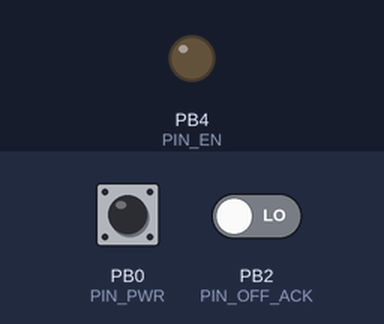
Recording of a program running on a simulated ATtiny13, built with avr-gcc and emulated at 1.2 MHz. Shown: output pins drawn as LEDs (lit = HIGH). The inputs (shaded band) are chosen by the test bench; at power-on: PB0 (PIN_PWR) HIGH, PB2 (PIN_OFF_ACK) LOW. Sleep ends after the set time or at an interrupt.

Above: at 1.2 s.
1.3 s: PB0 (PIN_PWR) pulled LOW for 1 s
At 3.1 s:
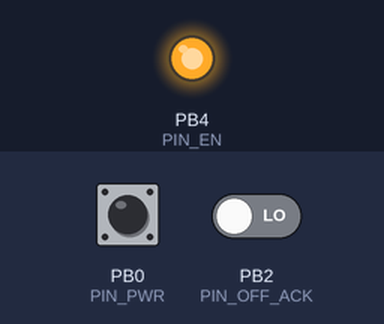
Timing chart, 0 to 4.6 s (numbered marks = the images above; inputs shaded):
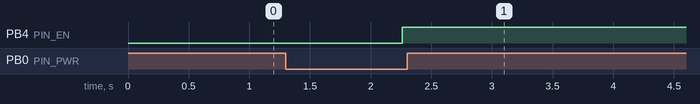

The program:

main.c
```c
// (licence header left out)
#include <avr/interrupt.h>
#include <stdint.h>
#include "hw.h"
#include "timebase.h"
#include "inputs.h"
#include "power_fsm.h"

int main(void)
{
    uint16_t now;

    hw_init();
    timebase_init();
    sei();

    now = millis16();
    inputs_init(now);
    power_fsm_init(now);

    for (;;) {
        now = millis16();

        inputs_update(now);
        power_fsm_update(now);

        if (power_fsm_may_sleep()) {
            hw_sleep_until_pwr_change();
        }
    }
}
```

hw.c
```c
// (licence header left out)
#include <avr/io.h>
#include <avr/interrupt.h>
#include <avr/sleep.h>
#include <stdint.h>
#include "config.h"
#include "hw.h"

void hw_init(void)
{
    /* Disable unused analog hardware to save current. */
    ADCSRA &= ~(1 << ADEN);
    ACSR |= (1 << ACD);

    /* Make sure internal pull-ups are globally enabled. */
#if defined(PUD)
    MCUCR &= ~(1 << PUD);
#endif

    /* PWR input, internal pull-up enabled. Button shorts to GND. */
    DDRB &= ~(1 << PIN_PWR);
    PORTB |= (1 << PIN_PWR);

    /* OFF_ACK input. No pull-up by default, because ACK must not look active
     * while the main MCU power domain is off. Add external bias if needed. */
    DDRB &= ~(1 << PIN_OFF_ACK);
    PORTB &= ~(1 << PIN_OFF_ACK);

    /* EN output, initially off. */
    hw_en_off();

    /* OFF_REQ inactive: Hi-Z. */
    hw_off_req_inactive();

    /* Pin-change interrupt on PWR to wake from power-down sleep. */
    GIMSK |= (1 << PCIE);
    PCMSK |= (1 << PCINT0);
}

uint8_t hw_pwr_raw_released(void)
{
    return (PINB & (1 << PIN_PWR)) ? 1u : 0u;
}

uint8_t hw_pwr_raw_pressed(void)
{
    return hw_pwr_raw_released() ? 0u : 1u;
}

uint8_t hw_off_ack_raw_active(void)
{
    uint8_t high = (PINB & (1 << PIN_OFF_ACK)) ? 1u : 0u;

#if OFF_ACK_ACTIVE_LEVEL
    return high;
#else
    return high ? 0u : 1u;
#endif
}

void hw_en_on(void)
{
    DDRB |= (1 << PIN_EN);
    PORTB |= (1 << PIN_EN);
}

void hw_en_off(void)
{
    DDRB |= (1 << PIN_EN);
    PORTB &= ~(1 << PIN_EN);
}

void hw_off_req_active(void)
{
    /* OFF_REQ active low: drive PB3 low. */
    PORTB &= ~(1 << PIN_OFF_REQ);
    DDRB |= (1 << PIN_OFF_REQ);
}

void hw_off_req_inactive(void)
{
    /* Release OFF_REQ to Hi-Z. The STM32-side pull-up to 3V3 makes it inactive. */
    PORTB &= ~(1 << PIN_OFF_REQ);
    DDRB &= ~(1 << PIN_OFF_REQ);
}

void hw_sleep_until_pwr_change(void)
{
    /*
     * The test and sleep-enable sequence is atomic to avoid missing a
     * pin-change interrupt between checking PB0 and executing SLEEP.
     */
    cli();

    if (hw_pwr_raw_pressed()) {
        sei();
        return;
    }

    set_sleep_mode(SLEEP_MODE_PWR_DOWN);
    sleep_enable();

#if defined(BODS) && defined(BODSE)
    sleep_bod_disable();
#endif

    sei();
    sleep_cpu();

    sleep_disable();
}

EMPTY_INTERRUPT(PCINT0_vect)
```

hw.h
```c
// (licence header left out)
#ifndef HW_H
#define HW_H

#include <stdint.h>

void hw_init(void);

uint8_t hw_pwr_raw_released(void);
uint8_t hw_pwr_raw_pressed(void);

uint8_t hw_off_ack_raw_active(void);

void hw_en_on(void);
void hw_en_off(void);

void hw_off_req_active(void);
void hw_off_req_inactive(void);

void hw_sleep_until_pwr_change(void);

#endif
```

inputs.c
```c
// (licence header left out)
#include <stdint.h>
#include "config.h"
#include "timebase.h"
#include "hw.h"
#include "inputs.h"

typedef struct {
    uint8_t raw_released;
    uint8_t stable_released;
    uint16_t last_change_ms;
} debounced_button_t;

static debounced_button_t pwr;
static fsm_inputs_t input_flags;

static void rebuild_level_flags(void)
{
    input_flags = hw_off_ack_raw_active() ? INPUT_OFF_ACK_ACTIVE : 0u;

    if (pwr.stable_released) {
        input_flags |= INPUT_PWR_RELEASED;
    } else {
        input_flags |= INPUT_PWR_PRESSED;
    }
}

void inputs_init(uint16_t now_ms)
{
    pwr.raw_released = hw_pwr_raw_released();
    pwr.stable_released = pwr.raw_released;
    pwr.last_change_ms = now_ms;

    rebuild_level_flags();
}

void inputs_update(uint16_t now_ms)
{
    uint8_t raw_pwr = hw_pwr_raw_released();

    if (raw_pwr != pwr.raw_released) {
        pwr.raw_released = raw_pwr;
        pwr.last_change_ms = now_ms;
    }

    if (elapsed16(now_ms, pwr.last_change_ms, T_DEBOUNCE_MS)) {
        pwr.stable_released = pwr.raw_released;
    }

    rebuild_level_flags();
}

fsm_inputs_t inputs_get(void)
{
    return input_flags;
}
```

inputs.h
```c
// (licence header left out)
#ifndef INPUTS_H
#define INPUTS_H

#include <stdint.h>

typedef uint8_t fsm_inputs_t;

#define INPUT_PWR_PRESSED      (1u << 0)
#define INPUT_PWR_RELEASED     (1u << 1)
#define INPUT_OFF_ACK_ACTIVE   (1u << 2)

void inputs_init(uint16_t now_ms);
void inputs_update(uint16_t now_ms);

fsm_inputs_t inputs_get(void);

#endif
```

power_fsm.c
```c
// (licence header left out)
#include <stdint.h>
#include "config.h"
#include "timebase.h"
#include "hw.h"
#include "inputs.h"
#include "power_fsm.h"

static power_state_t state;

static uint16_t state_enter_ms;
static uint16_t pwr_press_start_ms;

static void set_state(power_state_t next, uint16_t now_ms)
{
    if (state == next) {
        return;
    }

    state = next;
    state_enter_ms = now_ms;

    switch (state) {
    case ST_OFF_SLEEP:
        hw_off_req_inactive();
        hw_en_off();
        break;

    case ST_POWER_ENABLE:
        hw_off_req_inactive();
        hw_en_on();
        break;

    case ST_GRACEFUL_SHUTDOWN_REQ:
        hw_off_req_active();
        break;

    case ST_POWER_OFF:
        hw_off_req_inactive();
        hw_en_off();
        break;

    case ST_HARD_RESET_CUT:
        hw_off_req_inactive();
        hw_en_off();
        break;

    default:
        break;
    }
}

void power_fsm_init(uint16_t now_ms)
{
    state = ST_POWER_OFF;
    state_enter_ms = now_ms;
    pwr_press_start_ms = now_ms;

    set_state(ST_OFF_SLEEP, now_ms);
}

void power_fsm_update(uint16_t now_ms)
{
    fsm_inputs_t in = inputs_get();

    switch (state) {
    case ST_OFF_SLEEP:
        if (hw_pwr_raw_pressed()) {
            set_state(ST_OFF_PRESS_DEBOUNCE, now_ms);
        }
        break;

    case ST_OFF_PRESS_DEBOUNCE:
        if (in & INPUT_PWR_RELEASED) {
            set_state(ST_OFF_SLEEP, now_ms);
        } else if (in & INPUT_PWR_PRESSED) {
            pwr_press_start_ms = now_ms;
            set_state(ST_POWER_ON_HOLD, now_ms);
        }
        break;

    case ST_POWER_ON_HOLD:
        if (in & INPUT_PWR_RELEASED) {
            set_state(ST_OFF_SLEEP, now_ms);
        } else if (elapsed16(now_ms, pwr_press_start_ms, T_POWER_ON_HOLD_MS)) {
            set_state(ST_POWER_ENABLE, now_ms);
        }
        break;

    case ST_POWER_ENABLE:
        set_state(ST_POWER_STABILIZE, now_ms);
        break;

    case ST_POWER_STABILIZE:
        if (elapsed16(now_ms, state_enter_ms, T_POWER_STABLE_MS)) {
            if (in & INPUT_PWR_PRESSED) {
                set_state(ST_RUN_WAIT_RELEASE, now_ms);
            } else {
                set_state(ST_RUNNING, now_ms);
            }
        }
        break;

    case ST_RUN_WAIT_RELEASE:
        if (in & INPUT_PWR_RELEASED) {
            set_state(ST_RUNNING, now_ms);
        }
        break;

    case ST_RUNNING:
        if (hw_pwr_raw_pressed()) {
            set_state(ST_RUN_PRESS_DEBOUNCE, now_ms);
        }
        break;

    case ST_RUN_PRESS_DEBOUNCE:
        if (in & INPUT_PWR_RELEASED) {
            set_state(ST_RUNNING, now_ms);
        } else if (in & INPUT_PWR_PRESSED) {
            pwr_press_start_ms = now_ms;
            set_state(ST_RUN_HOLDING, now_ms);
        }
        break;

    case ST_RUN_HOLDING:
        if (in & INPUT_PWR_RELEASED) {
            set_state(ST_RUNNING, now_ms);
        } else if (elapsed16(now_ms, pwr_press_start_ms, T_SHUT_HOLD_MS)) {
            set_state(ST_SHUTDOWN_ARMED, now_ms);
        }
        break;

    case ST_SHUTDOWN_ARMED:
        if (in & INPUT_PWR_RELEASED) {
            set_state(ST_GRACEFUL_SHUTDOWN_REQ, now_ms);
        } else if (elapsed16(now_ms, pwr_press_start_ms, T_HARD_RESET_MS)) {
            set_state(ST_HARD_RESET_CUT, now_ms);
        }
        break;

    case ST_GRACEFUL_SHUTDOWN_REQ:
        set_state(ST_WAIT_OFF_ACK, now_ms);
        break;

    case ST_WAIT_OFF_ACK:
        if (in & INPUT_OFF_ACK_ACTIVE) {
            set_state(ST_POWER_OFF, now_ms);
        } else if (elapsed16(now_ms, state_enter_ms, T_OFF_ACK_TIMEOUT_MS)) {
            set_state(ST_POWER_OFF, now_ms);
        }
        break;

    case ST_POWER_OFF:
        set_state(ST_OFF_LOCKOUT, now_ms);
        break;

    case ST_OFF_LOCKOUT:
        if ((in & INPUT_PWR_RELEASED) && elapsed16(now_ms, state_enter_ms, T_OFF_LOCKOUT_MS)) {
            set_state(ST_OFF_SLEEP, now_ms);
        }
        break;

    case ST_HARD_RESET_CUT:
        if (elapsed16(now_ms, state_enter_ms, T_RESET_CUT_MS)) {
            set_state(ST_HARD_RESET_WAIT_RELEASE, now_ms);
        }
        break;

    case ST_HARD_RESET_WAIT_RELEASE:
        if (in & INPUT_PWR_RELEASED) {
            set_state(ST_POWER_ENABLE, now_ms);
        }
        break;

    default:
        set_state(ST_POWER_OFF, now_ms);
        break;
    }
}

power_state_t power_fsm_state(void)
{
    return state;
}

uint8_t power_fsm_may_sleep(void)
{
    return state == ST_OFF_SLEEP;
}
```

power_fsm.h
```c
// (licence header left out)
#ifndef POWER_FSM_H
#define POWER_FSM_H

#include <stdint.h>

typedef uint8_t power_state_t;

enum {
    ST_OFF_SLEEP = 0,

    ST_OFF_PRESS_DEBOUNCE,
    ST_POWER_ON_HOLD,
    ST_POWER_ENABLE,
    ST_POWER_STABILIZE,
    ST_RUN_WAIT_RELEASE,

    ST_RUNNING,
    ST_RUN_PRESS_DEBOUNCE,
    ST_RUN_HOLDING,
    ST_SHUTDOWN_ARMED,

    ST_GRACEFUL_SHUTDOWN_REQ,
    ST_WAIT_OFF_ACK,
    ST_POWER_OFF,
    ST_OFF_LOCKOUT,

    ST_HARD_RESET_CUT,
    ST_HARD_RESET_WAIT_RELEASE
};

void power_fsm_init(uint16_t now_ms);
void power_fsm_update(uint16_t now_ms);
power_state_t power_fsm_state(void);
uint8_t power_fsm_may_sleep(void);

#endif
```

timebase.c
```c
// (licence header left out)
#include <avr/io.h>
#include <avr/interrupt.h>
#include <stdint.h>
#include "config.h"
#include "timebase.h"

static volatile uint16_t g_ms = 0;

void timebase_init(void)
{
    /* Timer0 CTC mode, compare match A every approximately 1 ms. */
    TCCR0A = (1 << WGM01);
    TCCR0B = 0;
    OCR0A = TIMER0_OCR0A_VALUE;
    TCNT0 = 0;

    TIMSK0 |= (1 << OCIE0A);

    /* Start Timer0, prescaler 64. */
    TCCR0B = (1 << CS01) | (1 << CS00);
}

ISR(TIM0_COMPA_vect)
{
    g_ms++;
}

uint16_t millis16(void)
{
    uint16_t value;
    uint8_t sreg = SREG;

    cli();
    value = g_ms;
    SREG = sreg;

    return value;
}
```

timebase.h
```c
// (licence header left out)
#ifndef TIMEBASE_H
#define TIMEBASE_H

#include <stdint.h>

void timebase_init(void);
uint16_t millis16(void);

static inline uint8_t elapsed16(uint16_t now, uint16_t start, uint16_t delay_ms)
{
    return (uint16_t)(now - start) >= delay_ms;
}

#endif
```

config.h
```c
// (licence header left out)
#ifndef CONFIG_H
#define CONFIG_H

#ifndef F_CPU
#define F_CPU 1200000UL
#endif

#include <avr/io.h>
#include <stdint.h>

/*
 * Logic levels.
 * PWR button: active low, because the button shorts the pin to GND.
 * OFF_REQ: active low. ATTiny pulls the line low to request shutdown.
 * OFF_ACK: default active high. Change to 0 if your STM32 drives ACK low.
 */
#define OFF_ACK_ACTIVE_LEVEL 1u

/* Pin assignment for ATTINY13A. */
#define PIN_PWR      PB0
#define PIN_OFF_ACK  PB2
#define PIN_OFF_REQ  PB3
#define PIN_EN       PB4

/* Timing constants, in milliseconds. */
#define T_DEBOUNCE_MS         20u
#define T_POWER_ON_HOLD_MS   100u
#define T_POWER_STABLE_MS    100u

#define T_SHUT_HOLD_MS      500u
#define T_HARD_RESET_MS     8000u

#define T_OFF_ACK_TIMEOUT_MS 2500u
#define T_RESET_CUT_MS       300u
#define T_OFF_LOCKOUT_MS     300u

/*
 * Timer0 configuration. Prescaler 64 is used for the system tick.
 *
 * Keep the intermediate value uncast so the preprocessor can validate it.
 * OCR0A is programmed to (ticks_per_ms - 1) in CTC mode.
 */
#ifndef TIMER0_PRESCALER
#define TIMER0_PRESCALER 8UL
#endif
#define TIMER0_TICKS_PER_MS \
    ((F_CPU + (TIMER0_PRESCALER * 500UL)) / (TIMER0_PRESCALER * 1000UL))

#if TIMER0_TICKS_PER_MS < 1UL
#error "F_CPU is too low for Timer0 1 ms tick with prescaler 64"
#endif

#if TIMER0_TICKS_PER_MS > 256UL
#error "F_CPU is too high for Timer0 1 ms tick with prescaler 64"
#endif

#define TIMER0_OCR0A_VALUE ((uint8_t)(TIMER0_TICKS_PER_MS - 1UL))

/*
 * The 16-bit millisecond counter supports wrap-safe elapsed checks for delays
 * shorter than half its range.
 */
#if T_HARD_RESET_MS > 32767u || T_OFF_ACK_TIMEOUT_MS > 32767u
#error "Timing constants must stay below 32768 ms for elapsed16()"
#endif

#endif
```

Measured:
- after the input at 1.3 s, PB4 (PIN_EN): LOW → HIGH after 0.96 s
